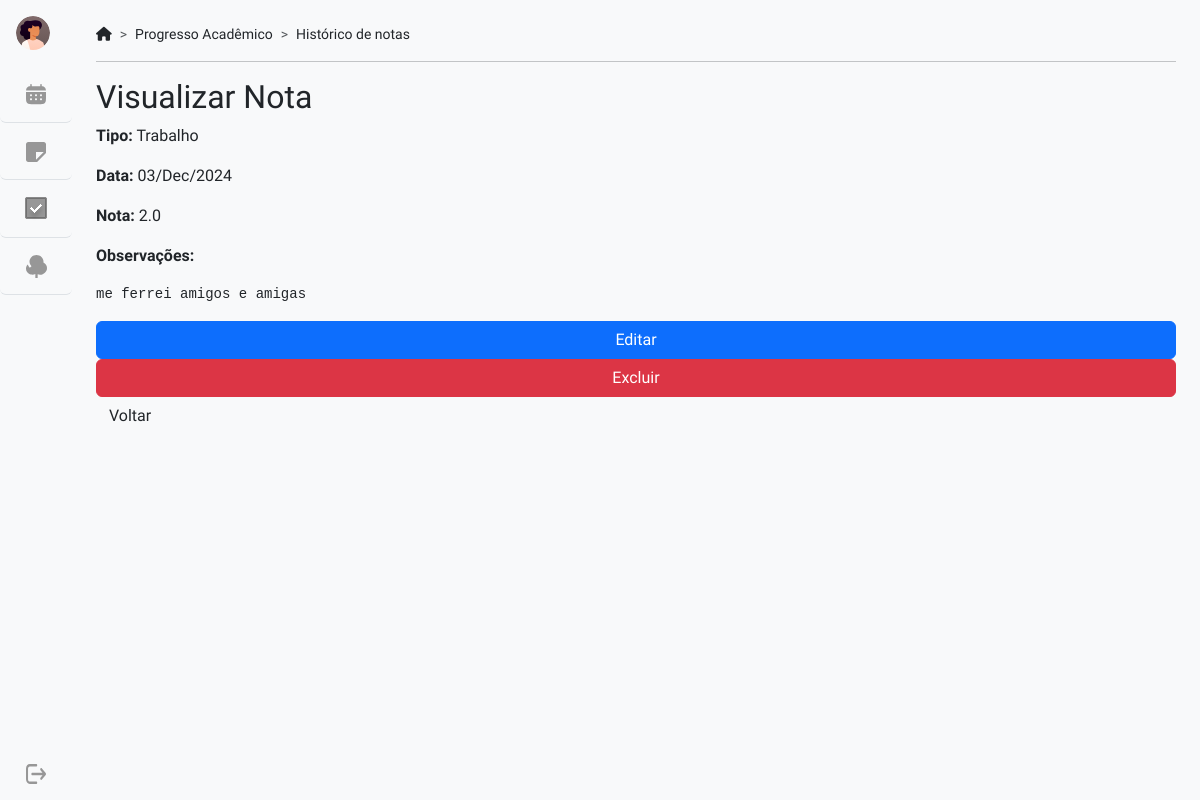
The page /historico/notas/24 on the database its author committed.
### historico/models.py (models this page shows, shortened)
class Nota(models.Model):
    TIPO_CHOICES = [
        ('Exame', 'Exame'),
        ('Trabalho', 'Trabalho'),
    ]
    disciplina = models.ForeignKey(Disciplina, on_delete=models.CASCADE)
    tipo = models.CharField(max_length=10, choices=TIPO_CHOICES)
    nota = models.FloatField()
    created_at = models.DateTimeField(default=now, editable=False)
    updated_at = models.DateTimeField(auto_now=True)
    observacoes = models.TextField()
    REQUIRED_FIELDS = ["disciplina", "tipo", "nota"]

### historico/views.py (the view)
# urls.py: path('notas/<int:nota_id>', views.visualizar_nota, name='visualizar_nota'),
def visualizar_nota(request, nota_id=None):
    nota = get_object_or_404(Nota, id=nota_id)
    return render(request, "notas/visualizar.html", {"nota": nota})

### historico/templates/notas/visualizar.html (shortened to what this page needs)
{% extends "base_generic.html" %}
{% load static %}
{% load django_bootstrap5 %}
{% block content %}
  <h2>Visualizar Nota</h2>
  <p>
    <strong>Tipo:</strong> {{ nota.tipo }}
  </p>
  <p>
    <strong>Data:</strong> {{ nota.created_at|date:"d/M/Y" }}
  </p>
  <p>
    <strong>Nota:</strong> {{ nota.nota }}
  </p>
  <p>
    <strong>Observações:</strong>
  </p>
  <pre>{{ nota.observacoes|safe }}</pre>
  {% url "historico:excluir_nota" nota.id as excluir_nota_url %}
  {% url "historico:editar_nota" nota.id as editar_nota_url %}
  {% bootstrap_button button_type="link" href=editar_nota_url content="Editar" button_class="btn btn-primary" %}
  {% bootstrap_button button_type="link" href=excluir_nota_url content="Excluir" button_class="btn btn-danger" %}
  <a href="{% url 'historico:index' %}" class="btn btn-secundary">Voltar</a>
{% endblock content %}

### app_tudo_list/static/css/style.css (style rules this page uses)
body { font-family: 'Zen Kaku Gothic Antique', sans-serif; background-color: #f8f9fa; color: #212529; display: flex; flex-direction: column; justify-content: center; align-items: center; height: 100vh; }
button { width: 100%; padding: 0.7rem; border: none; border-radius: 4px; background-color: #000; color: #fff; font-size: 1rem; cursor: pointer; }

### rows shown on the page
Nota: tipo "Trabalho", created_at "03/Dec/2024", nota "2.0", observacoes "me ferrei amigos e amigas"
